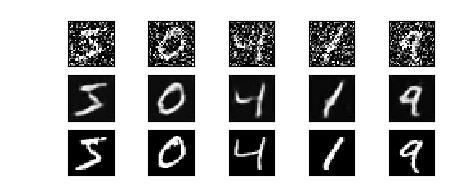

This figure's Python source:
import torch
import torch.nn as nn
import torch.utils.data as Data
import torchvision
import matplotlib.pyplot as plt
from mpl_toolkits.mplot3d import Axes3D
import numpy as np


train_data = torchvision.datasets.MNIST(
    root='./mnist/',
    train=True,
    download=False,
    transform=torchvision.transforms.ToTensor()
)

EPOCH = 10
BATCH_SIZE = 64
LR = 0.005
N_TEST_IMG = 5
noise_factor = 0.5

class DenoisyAutoEncoder(nn.Module):
    def __init__(self):
        super(DenoisyAutoEncoder, self).__init__()

        self.encoder = nn.Sequential(
            nn.Conv2d(1, 16, kernel_size=3, stride=1),
            nn.ReLU(),
            nn.Conv2d(16, 32, kernel_size=3, stride=1),
            nn.ReLU(),
            nn.Conv2d(32, 3, kernel_size=3, stride=1),
            nn.ReLU(),
            nn.MaxPool2d(3, stride=1, padding=1)
        )
        
        self.decoder = nn.Sequential(
            nn.ConvTranspose2d(3, 32, kernel_size=3, stride=1),
            nn.ReLU(),
            nn.ConvTranspose2d(32, 16, kernel_size=3, stride=1),
            nn.ReLU(),
            nn.ConvTranspose2d(16, 1, kernel_size=3, stride=1)
        )

        
    def forward(self, x):
        encoded = self.encoder(x)
        decoded = self.decoder(encoded)

        return encoded, decoded

denoisyautoencoder = DenoisyAutoEncoder()

optimizer = torch.optim.Adam(denoisyautoencoder.parameters(), lr=LR)
# loss_func = nn.BCELoss()
loss_func = nn.MSELoss()


train_noisy = (train_data.train_data.numpy() / 255.) + noise_factor * np.random.normal(loc=0.0, scale=1.0, size=train_data.train_data.shape)
train_noisy = np.clip(train_noisy, 0.0, 1.0)

train_and_noisy_merged = Data.TensorDataset(torch.from_numpy(train_noisy).type(torch.FloatTensor), train_data.train_data / 255.)

train_merged_loader = Data.DataLoader(train_and_noisy_merged, batch_size=BATCH_SIZE, shuffle=True)


f, a = plt.subplots(3, N_TEST_IMG, figsize=(5, 2))
plt.ion()

for i in range(N_TEST_IMG):
    a[0][i].imshow(train_noisy[i].reshape(28, 28), cmap='gray')
    a[0][i].set_xticks(())
    a[0][i].set_yticks(())

    a[2][i].imshow(train_data.test_data.numpy()[i].reshape(28, 28), cmap='gray')
    a[2][i].set_xticks(())
    a[2][i].set_yticks(())



for epoch in range(EPOCH):
    for step, (x, y) in enumerate(train_merged_loader):
        b_x = x.view(-1, 1, 28, 28)
        b_y = y.view(-1, 1, 28, 28)

        encoded, decoded = denoisyautoencoder(b_x)

        loss = loss_func(decoded, b_y)

        optimizer.zero_grad()
        loss.backward()
        optimizer.step()

        if step % 100 == 0:
            print(f'Epoch: {epoch}, | train loss: {loss.data.numpy():.4f}')

            _, decoded_data = denoisyautoencoder(torch.from_numpy(train_noisy[:N_TEST_IMG].reshape([-1, 1, 28, 28])).type(torch.FloatTensor))

            for i in range(N_TEST_IMG):
                a[1][i].clear()
                a[1][i].imshow(decoded_data.data.numpy()[i].reshape(28, 28), cmap='gray')
                a[1][i].set_xticks(())
                a[1][i].set_yticks(())
            plt.draw()
            plt.pause(0.05)


plt.ioff()
plt.show()
